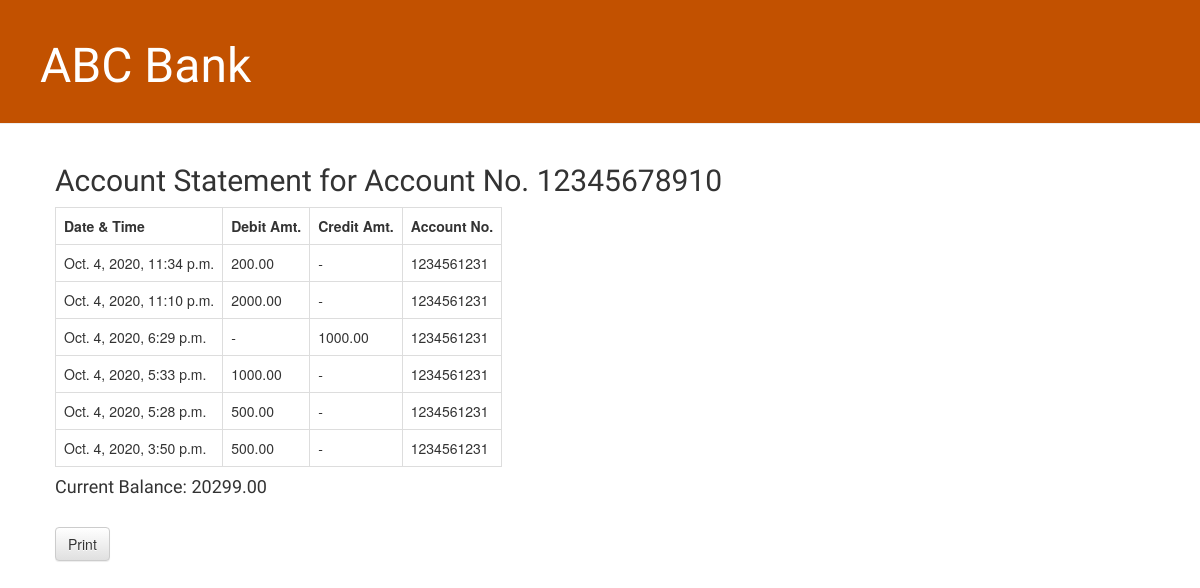
The page /12345678910/statement/ on the database as committed earlier.
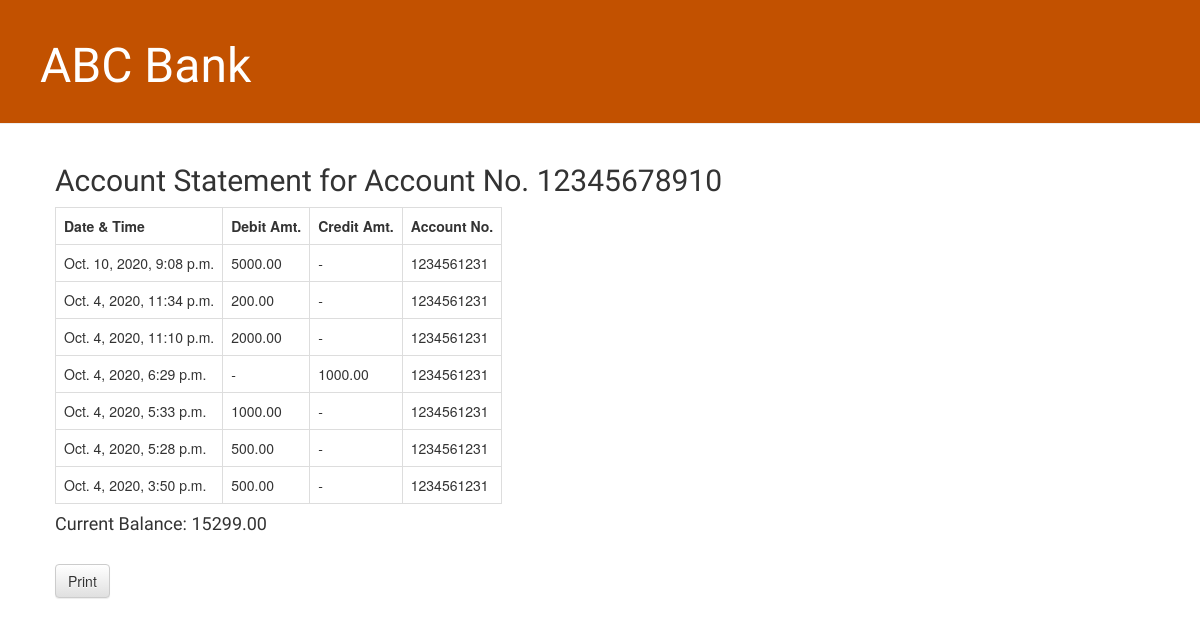
The same page on the database as committed later.
### bank/models.py (models this page shows, shortened)
class trans_info(models.Model):
    trans_id = models.AutoField(max_length = 12, primary_key = True)
    trans_date = models.DateTimeField()
    amount = models.DecimalField(max_digits = 12, decimal_places = 2)
    cred_acct_num = models.ForeignKey(account, on_delete = models.CASCADE, related_name = 'cred')
    deb_acct_num = models.ForeignKey(account, on_delete = models.CASCADE, related_name = 'deb')

class account(models.Model):
    acct_no = models.CharField(max_length = 13, primary_key = True)
    customer = models.ForeignKey(customer,default = "", on_delete = models.CASCADE)
    pin = models.PositiveIntegerField()
    balance = models.DecimalField(max_digits = 12, decimal_places = 2)

### bank/views.py (the view)
# urls.py: path('<int:acct_no>/statement/',views.acct_statement, name = "acct_statement"),
def acct_statement(request, acct_no):
    user_acct = account.objects.get(acct_no=acct_no)
    q2 = trans_info.objects.filter(deb_acct_num = user_acct)
    q3 = trans_info.objects.filter(cred_acct_num = user_acct)
    q4 = (q2.union(q3))
    q1 = q4.order_by('-trans_date')
    return render(request,'bank/acct_statement.html',{'q1':q1,'user_acct':user_acct})

### bank/templates/bank/acct_statement.html (shortened to what this page needs)
{% extends 'bank/base.html' %}
{% block content %}
    <h2>Account Statement for Account No. {{user_acct.acct_no}}</h2>
    {% if q1 %}
    <table>
        <tr>
            <th>Date & Time</th>
            <th>Debit Amt.</th>
            <th>Credit Amt.</th>
            <th>Account No.</th>
        </tr>
        {% for val in q1 %}
            {% if val.deb_acct_num.acct_no == user_acct.acct_no %}
            <tr>
                <td>{{ val.trans_date}}</td>
                <td>{{ val.amount }}</td>
                <td> - </td>
                <td>{{ val.cred_acct_num.acct_no }}</td>
            </tr>
            {% endif %}
            {% if val.cred_acct_num.acct_no == user_acct.acct_no %}
            <tr>
                <td>{{ val.trans_date }}</td>
                <td> - </td>
                <td>{{ val.amount }}</td>
                <td>{{ val.deb_acct_num.acct_no }}</td>
            </tr>
            {% endif %}
    {% endfor %}
    </table>
    {% else %}
    <h3>No statement to show</h3>
    {% endif %}
    <h4>Current Balance: {{user_acct.balance}}</h4>
    <br>
    <button type="button" class="btn btn-default" onclick = window.print()>Print</button>
{% endblock %}

Rows that differ between the two databases and show on the page:
changed account id 12345678910: balance "20299.00" → "15299.00"
added trans_info: trans_date "Oct. 10, 2020, 9:08 p.m.", amount "5000.00", cred_acct_num.acct_no "1234561231"
